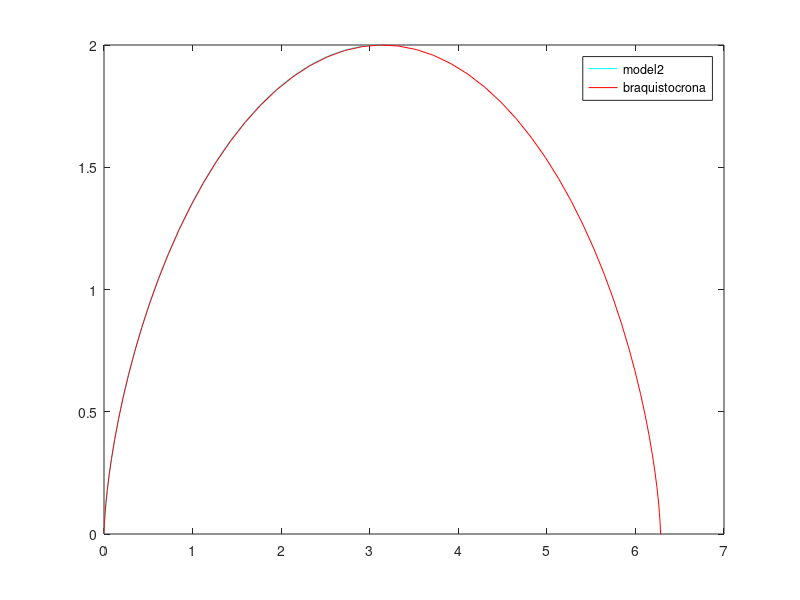

Here is the MATLAB script that generated this plot:
b = 2; 
n = 501;

y=zeros(n,1); % Discretitzem y
for i = 1:n 
    y(i) = b*(1-( 1- ( (i-1) / (n-1) ) )^2);
end

C = [  0 1e-07            167     0.687736     334     1.83263
  1     0.0013704    168     0.693695     335     1.84015
  2     0.00187561   169     0.699667     336     1.84768
  3     0.00258972   170     0.705654     337     1.85522
  4     0.00346388   171     0.711655     338     1.86276
  5     0.00447276   172     0.71767      339     1.8703
  6     0.00560017   173     0.723699     340     1.87785
  7     0.00683455   174     0.729742     341     1.88541
  8     0.00816716   175     0.735799     342     1.89297
  9     0.00959106   176     0.741869     343     1.90054
 10     0.0111006    177     0.747952     344     1.90811
 11     0.0126909    178     0.75405      345     1.91568
 12     0.0143581    179     0.76016      346     1.92327
 13     0.0160985    180     0.766285     347     1.93085
 14     0.017909     181     0.772422     348     1.93844
 15     0.0197869    182     0.778573     349     1.94604
 16     0.0217297    183     0.784737     350     1.95364
 17     0.0237353    184     0.790913     351     1.96125
 18     0.0258015    185     0.797103     352     1.96886
 19     0.0279265    186     0.803306     353     1.97648
 20     0.0301086    187     0.809522     354     1.9841
 21     0.0323463    188     0.815751     355     1.99172
 22     0.034638     189     0.821992     356     1.99935
 23     0.0369825    190     0.828246     357     2.00699
 24     0.0393785    191     0.834513     358     2.01462
 25     0.0418247    192     0.840792     359     2.02227
 26     0.0443201    193     0.847084     360     2.02992
 27     0.0468635    194     0.853388     361     2.03757
 28     0.0494541    195     0.859705     362     2.04523
 29     0.0520909    196     0.866034     363     2.05289
 30     0.054773     197     0.872375     364     2.06055
 31     0.0574995    198     0.878728     365     2.06822
 32     0.0602696    199     0.885093     366     2.0759
 33     0.0630826    200     0.891471     367     2.08358
 34     0.0659377    201     0.89786      368     2.09126
 35     0.0688343    202     0.904261     369     2.09895
 36     0.0717716    203     0.910675     370     2.10664
 37     0.074749     204     0.9171       371     2.11433
 38     0.077766     205     0.923536     372     2.12203
 39     0.0808218    206     0.929984     373     2.12974
 40     0.083916     207     0.936444     374     2.13745
 41     0.0870479    208     0.942916     375     2.14516
 42     0.0902171    209     0.949399     376     2.15287
 43     0.0934231    210     0.955893     377     2.16059
 44     0.0966652    211     0.962399     378     2.16831
 45     0.0999432    212     0.968916     379     2.17604
 46     0.103256     213     0.975444     380     2.18377
 47     0.106604     214     0.981984     381     2.1915
 48     0.109987     215     0.988534     382     2.19924
 49     0.113403     216     0.995096     383     2.20698
 50     0.116854     217     1.00167      384     2.21473
 51     0.120337     218     1.00825      385     2.22248
 52     0.123853     219     1.01485      386     2.23023
 53     0.127401     220     1.02145      387     2.23798
 54     0.130982     221     1.02807      388     2.24574
 55     0.134594     222     1.0347       389     2.25351
 56     0.138238     223     1.04133      390     2.26127
 57     0.141912     224     1.04798      391     2.26904
 58     0.145618     225     1.05464      392     2.27681
 59     0.149353     226     1.06131      393     2.28459
 60     0.153119     227     1.06799      394     2.29237
 61     0.156914     228     1.07468      395     2.30015
 62     0.160739     229     1.08138      396     2.30793
 63     0.164593     230     1.08809      397     2.31572
 64     0.168476     231     1.09481      398     2.32351
 65     0.172388     232     1.10154      399     2.3313
 66     0.176328     233     1.10828      400     2.3391
 67     0.180296     234     1.11503      401     2.3469
 68     0.184292     235     1.1218       402     2.3547
 69     0.188315     236     1.12857      403     2.36251
 70     0.192365     237     1.13535      404     2.37032
 71     0.196443     238     1.14214      405     2.37813
 72     0.200547     239     1.14894      406     2.38594
 73     0.204678     240     1.15575      407     2.39376
 74     0.208836     241     1.16257      408     2.40158
 75     0.213019     242     1.1694       409     2.4094
 76     0.217229     243     1.17624      410     2.41722
 77     0.221464     244     1.18309      411     2.42505
 78     0.225724     245     1.18995      412     2.43287
 79     0.23001      246     1.19682      413     2.44071
 80     0.23432      247     1.20369      414     2.44854
 81     0.238656     248     1.21058      415     2.45637
 82     0.243016     249     1.21748      416     2.46421
 83     0.247401     250     1.22438      417     2.47205
 84     0.251809     251     1.23129      418     2.47989
 85     0.256242     252     1.23822      419     2.48774
 86     0.260699     253     1.24515      420     2.49558
 87     0.26518      254     1.25209      421     2.50343
 88     0.269683     255     1.25904      422     2.51128
 89     0.274211     256     1.266        423     2.51913
 90     0.278761     257     1.27297      424     2.52699
 91     0.283334     258     1.27995      425     2.53484
 92     0.287931     259     1.28693      426     2.5427
 93     0.292549     260     1.29393      427     2.55056
 94     0.29719      261     1.30093      428     2.55842
 95     0.301854     262     1.30795      429     2.56628
 96     0.30654      263     1.31497      430     2.57415
 97     0.311247     264     1.322        431     2.58201
 98     0.315977     265     1.32903      432     2.58988
 99     0.320728     266     1.33608      433     2.59775
100     0.325501     267     1.34313      434     2.60562
101     0.330295     268     1.3502       435     2.61349
102     0.33511      269     1.35727      436     2.62136
103     0.339946     270     1.36435      437     2.62923
104     0.344803     271     1.37144      438     2.63711
105     0.349681     272     1.37853      439     2.64498
106     0.35458      273     1.38564      440     2.65286
107     0.359499     274     1.39275      441     2.66074
108     0.364439     275     1.39987      442     2.66861
109     0.369398     276     1.407        443     2.67649
110     0.374378     277     1.41414      444     2.68437
111     0.379378     278     1.42128      445     2.69225
112     0.384398     279     1.42843      446     2.70013
113     0.389437     280     1.43559      447     2.70801
114     0.394496     281     1.44276      448     2.71589
115     0.399575     282     1.44993      449     2.72378
116     0.404672     283     1.45712      450     2.73166
117     0.409789     284     1.46431      451     2.73954
118     0.414925     285     1.47151      452     2.74742
119     0.42008      286     1.47871      453     2.7553
120     0.425254     287     1.48593      454     2.76319
121     0.430447     288     1.49315      455     2.77107
122     0.435658     289     1.50038      456     2.77895
123     0.440888     290     1.50761      457     2.78683
124     0.446136     291     1.51485      458     2.79471
125     0.451402     292     1.5221       459     2.80259
126     0.456686     293     1.52936      460     2.81046
127     0.461989     294     1.53663      461     2.81834
128     0.467309     295     1.5439       462     2.82622
129     0.472648     296     1.55118      463     2.83409
130     0.478004     297     1.55846      464     2.84197
131     0.483377     298     1.56576      465     2.84984
132     0.488768     299     1.57306      466     2.85771
133     0.494177     300     1.58036      467     2.86557
134     0.499603     301     1.58768      468     2.87344
135     0.505046     302     1.595        469     2.8813
136     0.510506     303     1.60233      470     2.88916
137     0.515983     304     1.60966      471     2.89702
138     0.521477     305     1.617        472     2.90487
139     0.526988     306     1.62435      473     2.91272
140     0.532515     307     1.6317       474     2.92057
141     0.538059     308     1.63906      475     2.92841
142     0.54362      309     1.64643      476     2.93624
143     0.549197     310     1.65381      477     2.94408
144     0.55479      311     1.66119      478     2.9519
145     0.5604       312     1.66857      479     2.95972
146     0.566025     313     1.67597      480     2.96753
147     0.571667     314     1.68337      481     2.97533
148     0.577325     315     1.69077      482     2.98313
149     0.582998     316     1.69818      483     2.99091
150     0.588688     317     1.7056       484     2.99869
151     0.594393     318     1.71303      485     3.00645
152     0.600113     319     1.72046      486     3.01419
153     0.605849     320     1.7279       487     3.02192
154     0.611601     321     1.73534      488     3.02964
155     0.617368     322     1.74279      489     3.03733
156     0.62315      323     1.75024      490     3.04499
157     0.628947     324     1.7577       491     3.05263
158     0.63476      325     1.76517      492     3.06023
159     0.640587     326     1.77264      493     3.06779
160     0.646429     327     1.78012      494     3.07529
161     0.652286     328     1.78761      495     3.08273
162     0.658158     329     1.7951       496     3.09007
163     0.664045     330     1.80259      497     3.0973
164     0.669946     331     1.81009      498     3.10436
165     0.675861     332     1.8176       499     3.11127
166     0.681791     333     1.82511      500     3.1415
];

x = C(:,[2 4,6]);

x = reshape(x,n,1); 

plot(x,y,'c') 
hold on


t = linspace(0,10,100);

x_cic =zeros(100,1);
y_cic =zeros(100,1);

for i = 1:100
    x_cic(i) = (t(i) - sin(t(i))); % radi  = 1
    y_cic(i) = (1 - cos(t(i)));
end

plot(x_cic(1:65),y_cic(1:65),'r')    
hold off                            
legend('model2','braquistocrona');   

